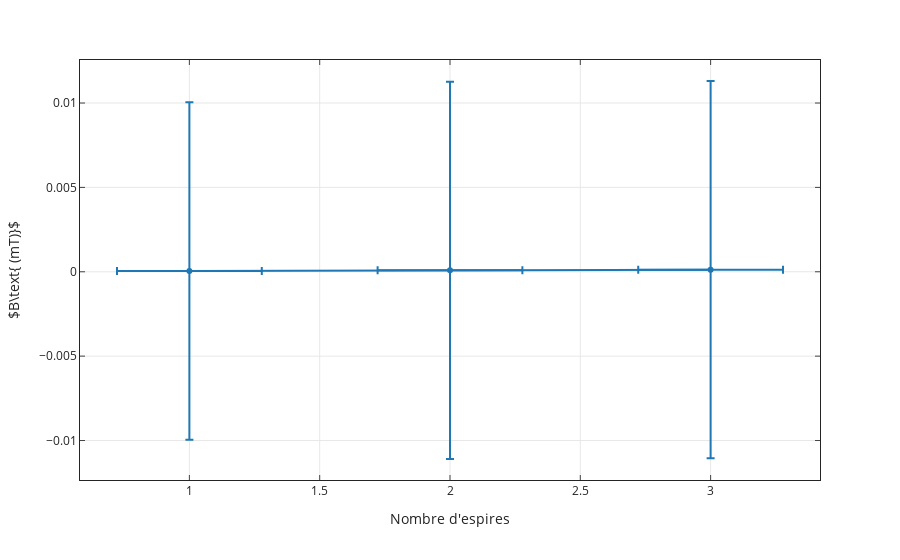

The notebook cell saved with this chart:
### Code cell
#B en funcio del n de voltes
fig1=px.scatter(x=P2['Voltes'],y=P2['Camp'],template='simple_white',trendline="ols",error_x=P2["Incr"],error_y=P2["IncB"])
#     fig1.show()
   
fig1.update_xaxes(ticks="inside",
                mirror='ticks',showline=True,showgrid=True
                )
fig1.update_yaxes(ticks="inside",
                mirror='ticks',showline=True,showgrid=True

                )
fig1.update_layout(
xaxis_title="Nombre d'espires",
yaxis_title=r'$B\text{ (mT)}$'
)
fig1.write_image("P2.pdf",engine="kaleido")
results = px.get_trendline_results(fig1)
results = results.iloc[0]["px_fit_results"].summary()
print(results)
fit_results = px.get_trendline_results(fig1).px_fit_results.iloc[0]
fig1.show()
m=fit_results.params[1]
um=fit_results.bse[1]
print(m,um)
I=3.98
uI=0.01
mu0=(2*m*0.06)/I
umu=np.sqrt(um**2*(2/I)**2+uI**2*(2*m/I**2)**2)
print(mu0,umu)
P2

### Figure 1 — Plotly figure (JSON) as saved in the notebook; plotly's stock layout.template omitted (floating-point values rounded to 4 significant figures)
{"data": [{"error_x": {"array": [0.2778, 0.2778, 0.2778]}, "error_y": {"array": [0.01, 0.01118, 0.01118]}, "hovertemplate": "x=%{x}<br>y=%{y}<extra></extra>", "legendgroup": "", "marker": {"color": "#1F77B4", "symbol": "circle"}, "mode": "markers", "name": "", "orientation": "v", "showlegend": false, "type": "scatter", "x": [1, 2, 3], "xaxis": "x", "y": [4e-05, 8.5e-05, 0.000125], "yaxis": "y"}, {"hovertemplate": "<b>OLS trendline</b><br>y = 4.25e-05 * x + -1.66667e-06<br>R<sup>2</sup>=0.998848<br><br>x=%{x}<br>y=%{y} <b>(trend)</b><extra></extra>", "legendgroup": "", "marker": {"color": "#1F77B4", "symbol": "circle"}, "mode": "lines", "name": "", "showlegend": false, "type": "scatter", "x": [1, 2, 3], "xaxis": "x", "y": [4.083e-05, 8.333e-05, 0.0001258], "yaxis": "y"}], "layout": {"autosize": true, "legend": {"tracegroupgap": 0}, "margin": {"t": 60}, "xaxis": {"anchor": "y", "autorange": true, "domain": [0, 1], "mirror": "ticks", "range": [0.5802, 3.42], "showgrid": true, "showline": true, "ticks": "inside", "title": {"text": "Nombre d'espires"}, "type": "linear"}, "yaxis": {"anchor": "x", "autorange": true, "domain": [0, 1], "mirror": "ticks", "range": [-0.01234, 0.01255], "showgrid": true, "showline": true, "ticks": "inside", "title": {"text": "$B\\text{ (mT)}$"}, "type": "linear"}}}
